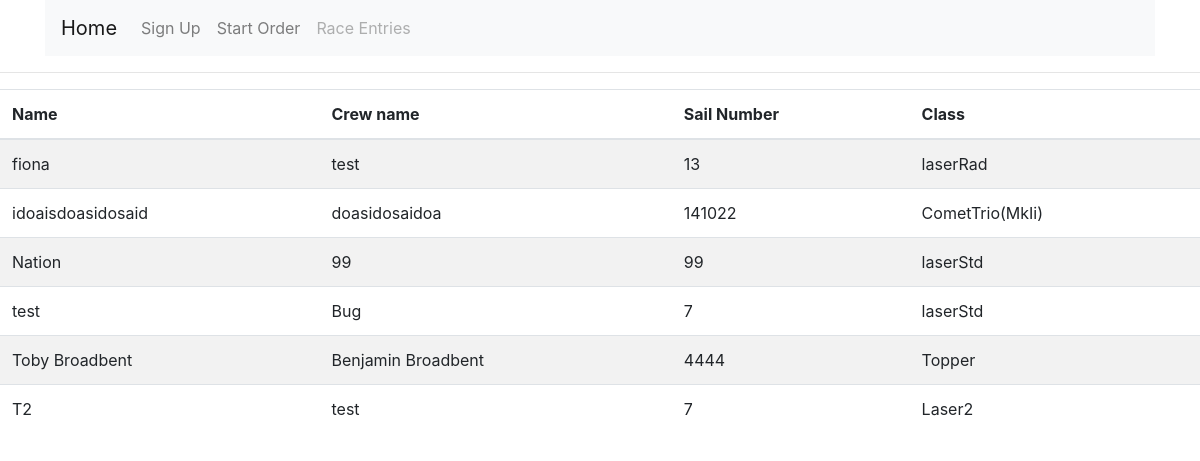
/entries, run on an earlier commit of the app's database.
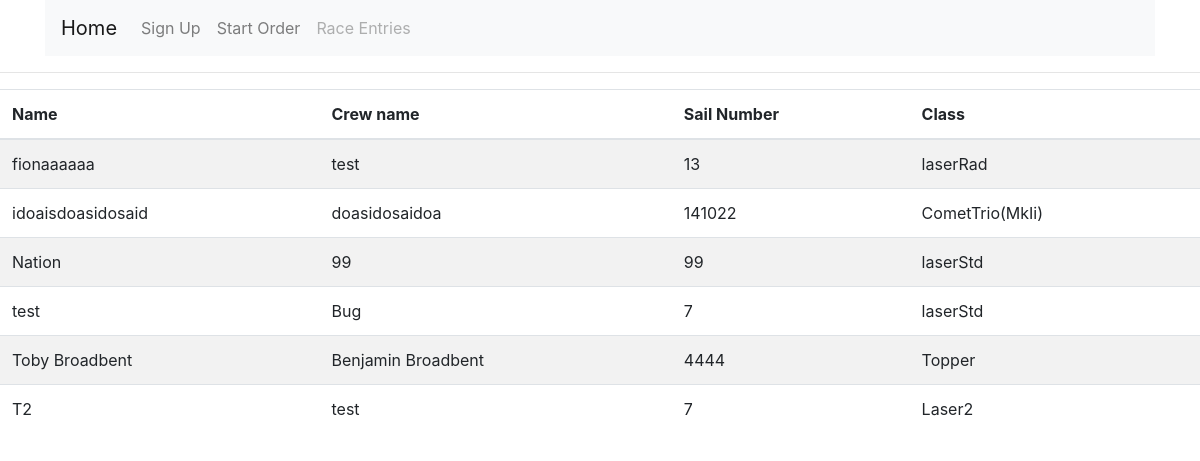
And on a later commit of the database.
### tables this page shows
CREATE TABLE "Racers" (
	"ID"	INTEGER,
	"name"	TEXT,
	"Crew"	name,
	"Sail"	Number,
	"Boat"	class,
	"Data"	TEXT NOT NULL,
	PRIMARY KEY("ID" AUTOINCREMENT)
);

### main.py (the view)
@app.route('/entries', methods=["GET","POST"])
def form(id=0):
    if request.method == 'POST':
        formData = []
        formData = request.form["name"],request.form["Cname"],request.form["sailNum"],request.form["class"]
        conn = sqlite3.connect(dbPath)
        c = conn.cursor()
        c.execute("INSERT INTO racers (name,Crew,Sail,Boat,Data) values (?,?,?,?,?)",(formData[0],formData[1],formData[2],formData[3],0))
        conn.commit()
        return redirect("/entries")
    elif request.method == 'GET':
        return render_template('entryList.html', data=entrylist())
    else:
        return 'Use POST or GET', 405

### function.py (called while the page is built)
def entrylist():
    conn = sqlite3.connect(dbPath)
    c = conn.cursor()
    c.execute("SELECT * FROM racers")
    data = c.fetchall()
    return data

### templates/entryList.html (shortened to what this page needs)
<!DOCTYPE html>
<html>
    <head>
    <link rel="stylesheet" href="https://stackpath.bootstrapcdn.com/bootstrap/4.4.1/css/bootstrap.min.css"
>
    </head>
<body>
    <div class="container">
        <nav class="navbar navbar-expand-lg navbar-light bg-light">
            <a class="navbar-brand" href="/">Home</a>
            <div class="collapse navbar-collapse" id="navbarSupportedContent">
                <ul class="navbar-nav mr-auto">
                    <li class="nav-item">
                        <a class="nav-link" href="/signup">Sign Up</a>
                    </li>
                    <li class="nav-item">
                        <a class="nav-link" href="/startingorder">Start Order</a>
                    </li>
                    <li class="nav-item">
                        <a class="nav-link disabled" href="/entries">Race Entries</a>
                    </li>
                </ul>
            </div>
        </nav>
    </div>
    <hr>
    <table class="table table-striped">
        <thead>
          <tr>
              <th scope="col">Name</th>
              <th scope="col">Crew name</th>
              <th scope="col">Sail Number</th>
              <th scope="col">Class</th>
          </tr>
          </thead>
          <tbody>
            {% for row in data %}
                  <tr>
                      <td>{{row[1]}}</td>
                      <td>{{row[2]}}</td>
                      <td>{{row[3]}}</td>
                      <td>{{row[4]}}</td>
                  </tr>
            {% endfor %}
          </tbody>
      </table>
</body>
</html>

What changed in the data, as far as the page shows it:
changed Racers "laserRad": name "fiona" → "fionaaaaaa"
